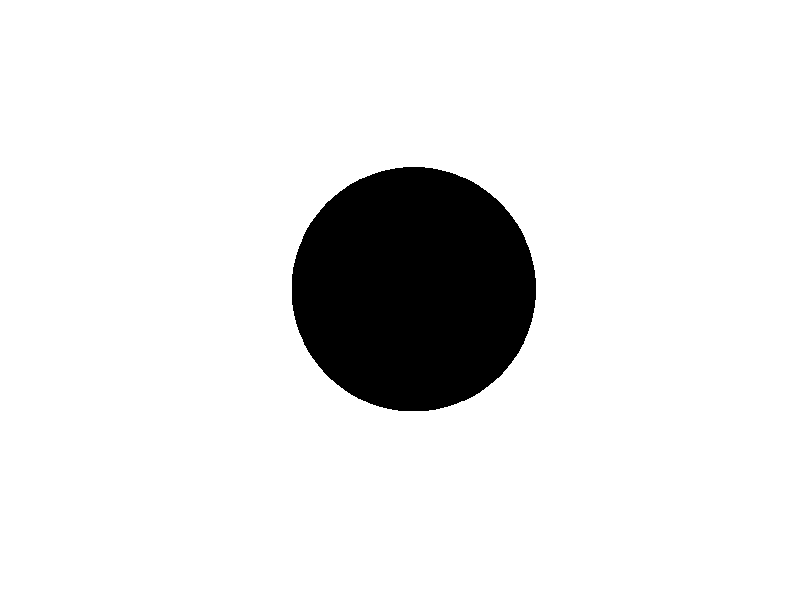

MATLAB code for this plot:
image = ones(1000,1000);
for i=1:1:1000
    for j=1:1:1000
        if sqrt(((i-500).^2)+((j-500).^2)) <= 250
            image(i,j)= 0;
        end
    end
end

imshow(image);
